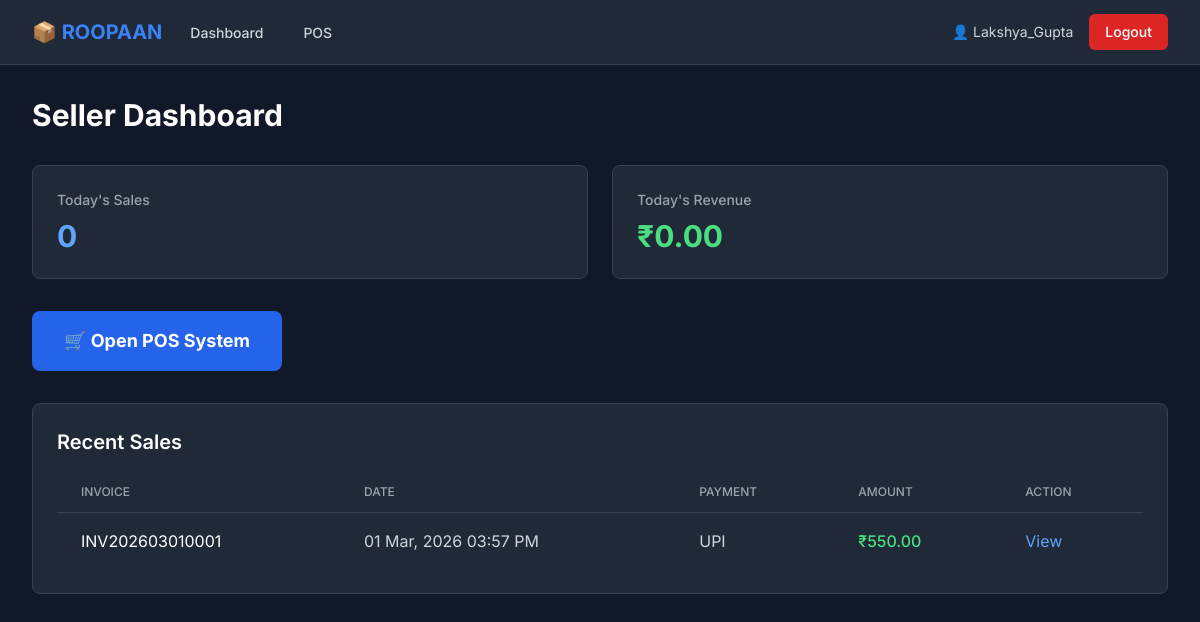
The page /seller/dashboard/ (signed in) on the database as committed earlier.
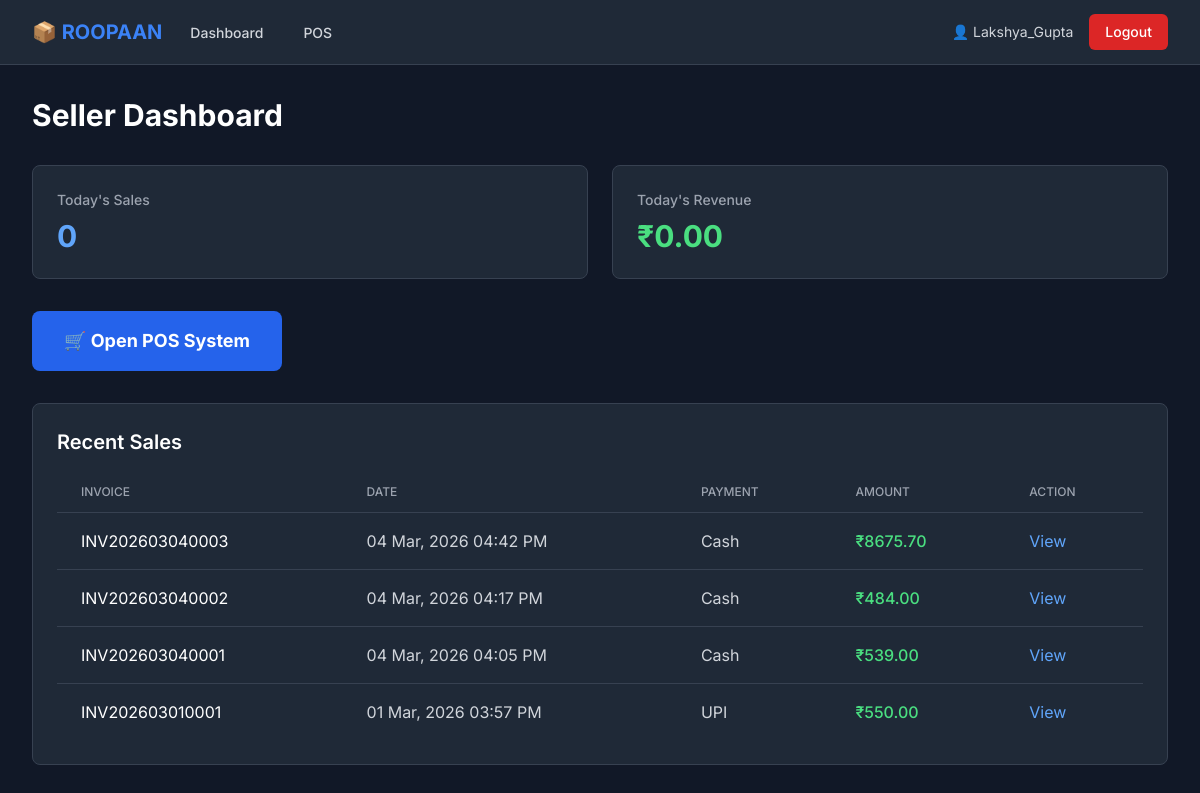
The same page on the database as committed later.
### seller/models.py (models this page shows, shortened)
class Sale(models.Model):
    PAYMENT_METHOD_CHOICES = [
        ('cash', 'Cash'),
        ('card', 'Card'),
        ('upi', 'UPI'),
    ]
    id = models.UUIDField(primary_key=True, default=uuid.uuid4, editable=False)
    invoice_number = models.CharField(max_length=50, unique=True)
    seller = models.ForeignKey(Seller, on_delete=models.PROTECT, related_name='sales')
    customer = models.ForeignKey('Customer', on_delete=models.SET_NULL, null=True, blank=True, related_name='purchases')
    customer_name = models.CharField(max_length=255, blank=True, null=True)
    customer_phone = models.CharField(max_length=15, blank=True, null=True)
    payment_method = models.CharField(max_length=20, choices=PAYMENT_METHOD_CHOICES)
    subtotal = models.DecimalField(
        max_digits=10,
        decimal_places=2,
        validators=[MinValueValidator(Decimal('0.00'))]
    )
    tax_amount = models.DecimalField(
        max_digits=10,
        decimal_places=2,
        default=Decimal('0.00'),
        validators=[MinValueValidator(Decimal('0.00'))]
    )
    discount_amount = models.DecimalField(
        max_digits=10,
        decimal_places=2,
        default=Decimal('0.00'),
        validators=[MinValueValidator(Decimal('0.00'))]
    )
    coupon = models.ForeignKey(Coupon, on_delete=models.SET_NULL, null=True, blank=True)
    loyalty_discount_applied = models.BooleanField(default=False)
    total_amount = models.DecimalField(
        max_digits=10,
        decimal_places=2,
        validators=[MinValueValidator(Decimal('0.00'))]
    )
    cgst_rate = models.DecimalField(max_digits=5, decimal_places=2)
    sgst_rate = models.DecimalField(max_digits=5, decimal_places=2)
    created_at = models.DateTimeField(auto_now_add=True)
    class Meta:
        ordering = ['-created_at']

### seller/views.py (the view)
# urls.py: path('dashboard/', views.seller_dashboard, name='dashboard'),
@login_required
@user_passes_test(is_seller)
def seller_dashboard(request):
    try:
        seller = request.user.seller_profile
    except Seller.DoesNotExist:
        from django.contrib.auth import logout
        logout(request)
        messages.error(request, 'You do not have a seller profile. Please contact the administrator.')
        return redirect('login')
    recent_sales = Sale.objects.filter(seller=seller)[:10]
    from django.db.models import Sum, Count
    today = timezone.now().date()
    today_sales = Sale.objects.filter(seller=seller, created_at__date=today)
    today_revenue = today_sales.aggregate(Sum('total_amount'))['total_amount__sum'] or 0
    today_count = today_sales.count()
    context = {
        'recent_sales': recent_sales,
        'today_revenue': today_revenue,
        'today_count': today_count,
    }
    return render(request, 'seller/dashboard.html', context)

### seller/views.py (called while the page is built)
def is_seller(user):
    return user.is_authenticated and user.user_type == 'seller'

### templates/seller/dashboard.html (shortened to what this page needs)
{% extends 'base.html' %}
{% block content %}
<div class="max-w-7xl mx-auto px-4 sm:px-6 lg:px-8 py-8">
    <h1 class="text-3xl font-bold text-white mb-8">Seller Dashboard</h1>
    <div class="grid grid-cols-1 md:grid-cols-2 gap-6 mb-8">
        <div class="bg-gray-800 rounded-lg p-6 border border-gray-700">
            <h3 class="text-gray-400 text-sm font-medium mb-2">Today's Sales</h3>
            <p class="text-3xl font-bold text-blue-400">{{ today_count }}</p>
        </div>
        <div class="bg-gray-800 rounded-lg p-6 border border-gray-700">
            <h3 class="text-gray-400 text-sm font-medium mb-2">Today's Revenue</h3>
            <p class="text-3xl font-bold text-green-400">₹{{ today_revenue|floatformat:2 }}</p>
        </div>
    </div>
    <div class="mb-8">
        <a href="{% url 'seller:pos' %}" class="inline-block bg-blue-600 hover:bg-blue-700 text-white font-bold py-4 px-8 rounded-lg text-lg">
            🛒 Open POS System
        </a>
    </div>
    <div class="bg-gray-800 rounded-lg p-6 border border-gray-700">
        <h2 class="text-xl font-semibold text-white mb-4">Recent Sales</h2>
        <div class="overflow-x-auto">
            <table class="min-w-full divide-y divide-gray-700">
                <thead>
                    <tr>
                        <th class="px-6 py-3 text-left text-xs font-medium text-gray-400 uppercase">Invoice</th>
                        <th class="px-6 py-3 text-left text-xs font-medium text-gray-400 uppercase">Date</th>
                        <th class="px-6 py-3 text-left text-xs font-medium text-gray-400 uppercase">Payment</th>
                        <th class="px-6 py-3 text-left text-xs font-medium text-gray-400 uppercase">Amount</th>
                        <th class="px-6 py-3 text-left text-xs font-medium text-gray-400 uppercase">Action</th>
                    </tr>
                </thead>
                <tbody class="divide-y divide-gray-700">
                    {% for sale in recent_sales %}
                    <tr>
                        <td class="px-6 py-4 text-white">{{ sale.invoice_number }}</td>
                        <td class="px-6 py-4 text-gray-300">{{ sale.created_at|date:"d M, Y h:i A" }}</td>
                        <td class="px-6 py-4 text-gray-300">{{ sale.get_payment_method_display }}</td>
                        <td class="px-6 py-4 text-green-400 font-medium">₹{{ sale.total_amount }}</td>
                        <td class="px-6 py-4">
                            <a href="{% url 'seller:view_invoice' sale.id %}" class="text-blue-400 hover:text-blue-300">View</a>
                        </td>
                    </tr>
                    {% empty %}
                    <tr>
                        <td colspan="5" class="px-6 py-8 text-center text-gray-400">No sales yet</td>
                    </tr>
                    {% endfor %}
                </tbody>
            </table>
        </div>
    </div>
</div>
{% endblock %}

Rows that differ between the two databases and show on the page:
added Sale: invoice_number "INV202603040003", created_at "04 Mar, 2026 04:42 PM", payment_method "Cash", total_amount "8675.70"
added Sale: invoice_number "INV202603040002", created_at "04 Mar, 2026 04:17 PM", payment_method "Cash", total_amount "484.00"
added Sale: invoice_number "INV202603040001", created_at "04 Mar, 2026 04:05 PM", payment_method "Cash", total_amount "539.00"
